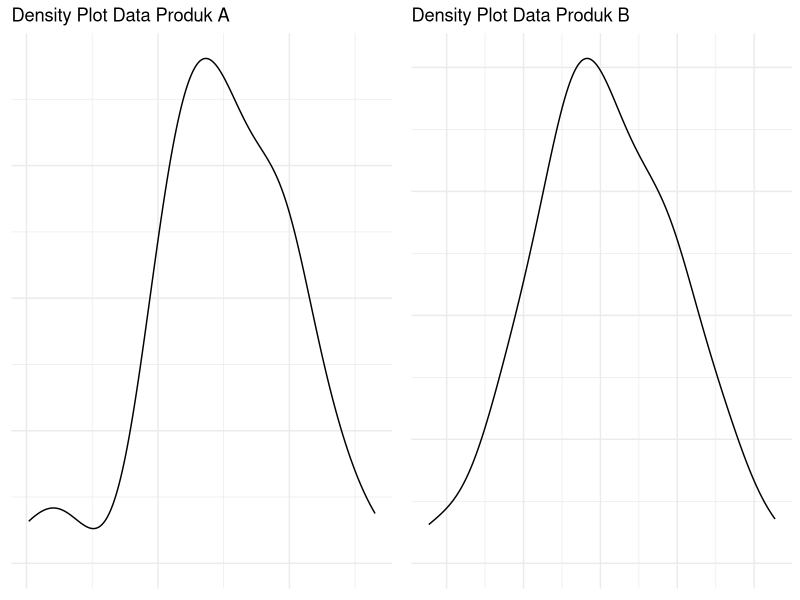

The R source for this figure:
## ---- chunk 1
knitr::opts_chunk$set(echo = TRUE)
## ---- chunk 2
rm(list=ls())

library(dplyr)
library(ggplot2)
library(ggpubr)

n = 60
A = rnorm(n,mean = 100,sd = 100)
B = rnorm(n,mean = 1000,sd = 100)

df = data.frame(id = 1:n,
                A,B)
plt1 = 
  df %>%
  ggplot(aes(x = A)) +
  geom_density() +
  labs(title = "Density Plot Data Produk A") +
  theme_minimal() +
  theme(axis.text = element_blank(),
        axis.title = element_blank())

plt2 = 
  df %>%
  ggplot(aes(x = B)) +
  geom_density() +
  labs(title = "Density Plot Data Produk B") +
  theme_minimal() +
  theme(axis.text = element_blank(),
        axis.title = element_blank())

ggarrange(plt1,plt2,ncol = 2)
